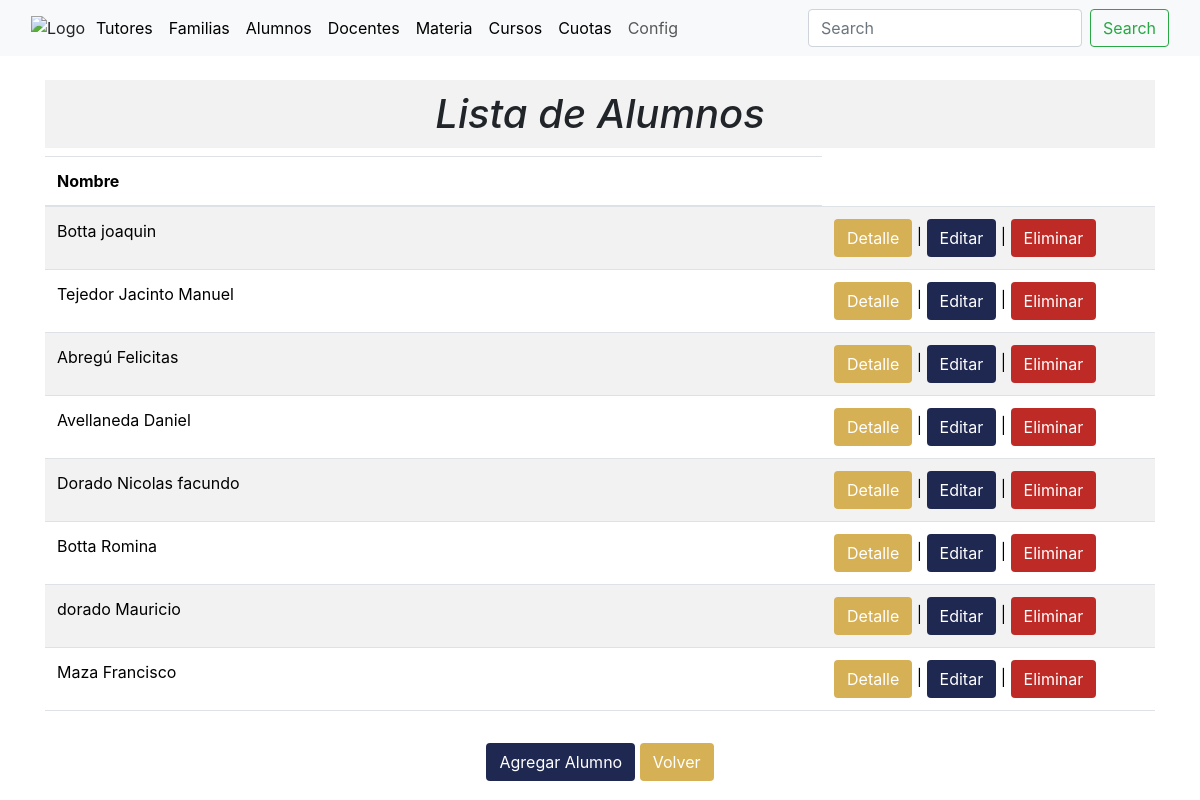
Before: /lista_alumnos/ with the older database file.
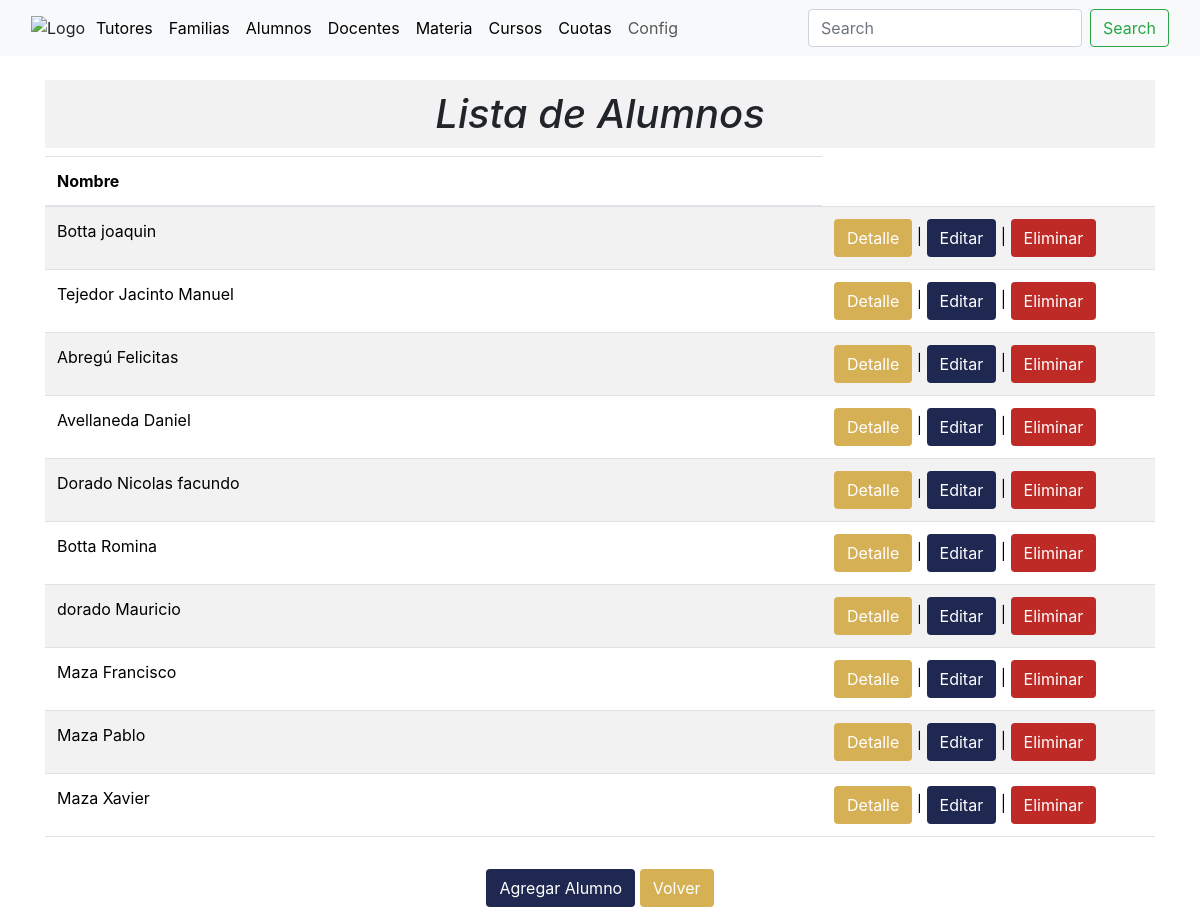
After: the same page with the newer database file.
### academico/models.py (models this page shows, shortened)
class Alumnos(models.Model):
    Familia = models.ForeignKey(Familia, on_delete=models.CASCADE)
    curso = models.ForeignKey(Cursos, on_delete=models.CASCADE, null=True, blank=True)
    Baja_Alumno = models.BooleanField()
    Casa = models.ForeignKey(Casas, on_delete=models.CASCADE)
    Colegio = models.ForeignKey(Colegios, on_delete=models.CASCADE)
    Lugar_Nacimiento = models.ForeignKey(Lugar_Nacimiento, on_delete=models.CASCADE)
    Nacionalidad = models.ForeignKey(Nacionalidad, on_delete=models.CASCADE)
    Localidad = models.ForeignKey(Localidad, on_delete=models.CASCADE)
    Apellidos = models.CharField(max_length=255)
    Nombres = models.CharField(max_length=255)
    DNI = models.CharField(max_length=255)
    Edad = models.IntegerField()
    Fecha_Nacimiento = models.DateField()
    Domicilio = models.CharField(max_length=255)
    Email_Institucional = models.EmailField()
    Email_Personal = models.EmailField()
    Escuela_Procedencia = models.CharField(max_length=255)
    Enfermedades = models.CharField(max_length=255)
    Toma_Medicamentos = models.CharField(max_length=255)
    Telefono_Urgencia = models.CharField(max_length=255)
    generos = [('V', 'Varón'),('M', 'Mujer'),]
    Sexo = models.CharField(max_length=1, choices=generos)
    def __str__(self):
        return '%s %s '%(self.Apellidos, self.Nombres)
    class Meta:
        db_table = 'Alumnos'
        verbose_name = 'Alumno'
        verbose_name_plural = 'Alumnos'

### academico/views.py (the view)
# urls.py: path('lista_alumnos/', views.lista_alumnos, name='lista_alumnos'),
def lista_alumnos(request):
    alumnos = Alumnos.objects.all()
    Familias = Familia.objects.all()
    curso = Cursos.objects.all()
    colegio = Colegios.objects.all()
    Casa = Casas.objects.all()
    Lugar_Nacimientos = Lugar_Nacimiento.objects.all()
    Nacionalidades = Nacionalidad.objects.all()
    Localidades = Localidad.objects.all()
    context = {'alumnos': alumnos,
               'Familias':Familias,
               'Curso': curso,
               'Casa': Casa,
               'Lugar_Nacimientos': Lugar_Nacimientos,
               'Nacionalidades': Nacionalidades,
               'Localidades': Localidades,
               'colegio':colegio}
    return render(request, 'lista_alumnos.html', context)

### academico/models.py (called while the page is built)
    def __str__(self):
        return '%s '%(self.Nombre_Familia)

    def __str__(self):
        return '%s '%(self.Nombre)

    def __str__(self):
        return '%s '%(self.Nombre)

    def __str__(self):
        return '%s '%(self.Lugar)

    def __str__(self):
        return '%s '%(self.Nacionalidad)

    def __str__(self):
        return '%s '%(self.Localidad)

    def __str__(self):
        return '%s '%(self.Division)

    def __str__(self):
        return '%s - %s %s'%(self.id, self.años, self.Division)

### academico/templates/lista_alumnos.html (shortened to what this page needs)
{% extends "base.html" %}
{% block content %}
<main>
  <div class="container mt-4">
    <div class="row justify-content-center">
      <div class="col-md-12 text-center">
        <h1 style="font-style: italic; background-color: #f2f2f2; padding: 10px;">Lista de Alumnos</h1>
      </div>
    </div>
    <div class="row justify-content-center">
      <div class="col-md-12"> <div class="table-responsive">
        <table class="table table-striped table-hover">
          <thead>
            <tr>
              <th style="width: 70%;">Nombre</th>
            </tr>
          </thead>
          <tbody>
            {% for alumno in alumnos %}
            <tr>
              <td>
                {{ alumno }}
              </td>
              <td>
                <button type="button" class="btn" style="background-color: rgb(214,176,85); color: white;"
                        data-toggle="modal" data-target="#alumnoDetailsModal{{ alumno.pk }}">Detalle</button> |
                <button type="button" class="btn" style="background-color: rgb(31,40,81); color: white;"
                        data-toggle="modal" data-target="#alumnoEditModal{{ alumno.pk }}">Editar</button> |
                <button type="button" class="btn" style="background-color: rgb(190,43,39); color: white;"
                        data-toggle="modal" data-target="#alumnoDeleteModal{{ alumno.pk }}">Eliminar</button>
              </td>
            </tr>
            {% endfor %}
          </tbody>
        </table>
        </div>
      </div>
    </div>
    <div class="row justify-content-center mt-3">
      <div class="col-md-8 text-center">
        <button type="button" class="btn" style="background-color: rgb(31,40,81); color: white;" onclick="location.href='{% url 'nuevo_alumno' %}'">Agregar Alumno</button>
        <button type="button" class="btn" style="background-color: rgb(214,176,85); color: white;" onclick="location.href='{% url 'index' %}'">Volver</button>
      </div>
    </div>
  </div>
</main>
{% endblock %}

Changed rows visible on the page:
added Alumnos: Apellidos+Nombres "Maza Pablo"
added Alumnos: Apellidos+Nombres "Maza Xavier"
